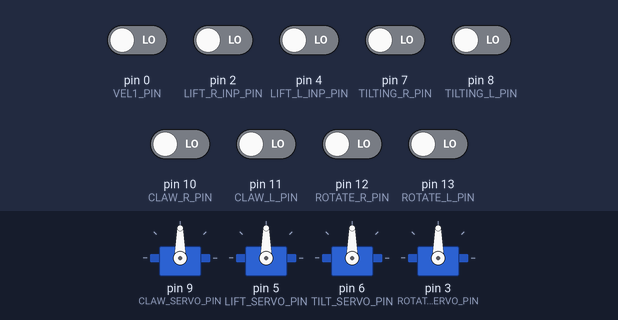
The sketch below on a simulated Arduino Uno, built with avr-gcc and run on an emulated ATmega328P. Parts: 4 × servo. The test bench sets the inputs (shaded band); at power-on: pin 0 (VEL1_PIN), pin 2 (LIFT_R_INP_PIN), pin 4 (LIFT_L_INP_PIN), pin 7 (TILTING_R_PIN), pin 8 (TILTING_L_PIN), pin 10 (CLAW_R_PIN), pin 11 (CLAW_L_PIN), pin 12 (ROTATE_R_PIN), pin 13 (ROTATE_L_PIN) LOW.

Above: at 1.2 s.
1.3 s: pin 2 (LIFT_R_INP_PIN) driven HIGH
At 1.76 s:
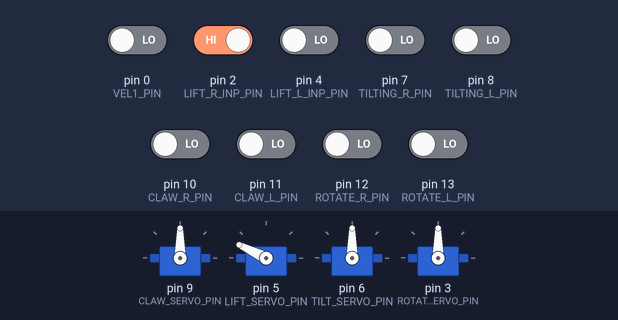
At 2.3 s:
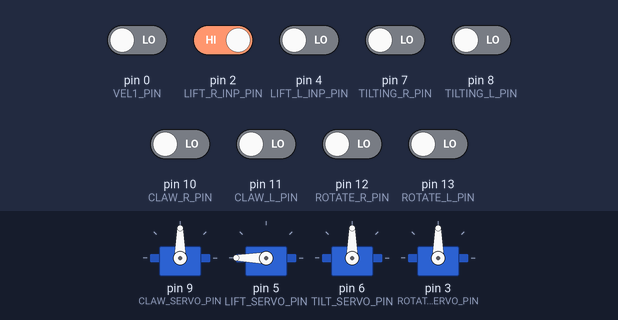
4.3 s: pin 0 (VEL1_PIN) driven HIGH
7.3 s: pin 7 (TILTING_R_PIN) driven HIGH
10.3 s: pin 4 (LIFT_L_INP_PIN) driven HIGH
At 10.63 s:
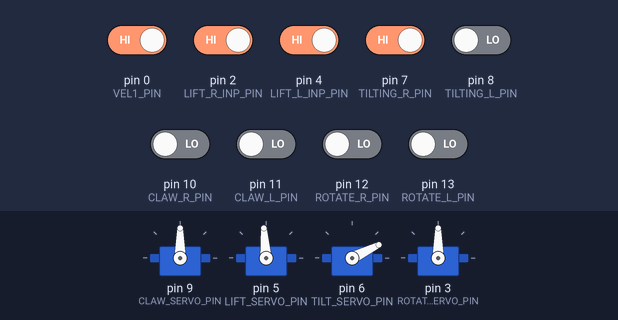
13.3 s: pin 10 (CLAW_R_PIN) driven HIGH
16.3 s: pin 8 (TILTING_L_PIN) driven HIGH
At 20.1 s:
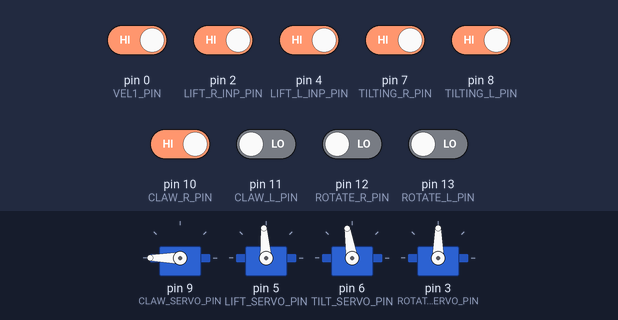
Timing chart, 0 to 20.3 s (numbered marks = the images above; inputs shaded):
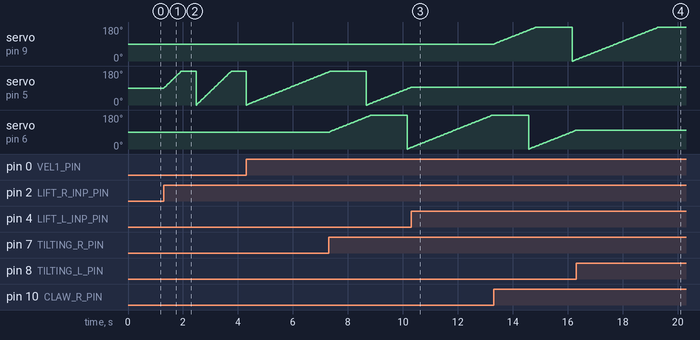

Measured:
- after the input at 1.3 s, servo on pin 5 (LIFT_SERVO_PIN): ramps from 0° to 180° and jumps back, once every 1.8 s
- after the input at 10.3 s, servo on pin 5 (LIFT_SERVO_PIN): stops changing and stays 94°
- after the input at 16.3 s, servo on pin 6 (TILT_SERVO_PIN): goes on until 16.3 s, then stays 99°

The sketch:

armController.ino
```cpp
#include <Servo.h>
#include "settings.h"

Servo claw_servo;
Servo lift_servo;
Servo tilt_servo;
Servo rotation_servo;

uint8_t claw_position = INITIAL_POSITION;
uint8_t tilt_position = INITIAL_POSITION;
uint8_t rotation_position = INITIAL_POSITION;
uint8_t lift_position = INITIAL_POSITION;

void claw(uint8_t i) { //1 or -1
  if ((i-1) >= 45 or (i+1) <= 120){
    claw_position += i;
    claw_servo.write(claw_position);
  }
}

void tilt(uint8_t i) { //1 or -1
  if ((i-1) >= 25 or (i+1) <= 180){
    tilt_position += i;
    tilt_servo.write(tilt_position);
  }
}

void rotate(uint8_t i) { //1 or -1
  if ((i-1) >= 1 or (i+1) <= 180){
    rotation_position += i;
    rotation_servo.write(rotation_position);
  }
}

void lift(uint8_t i) { //1 or -1
  if ((i-1) >= 1 or (i+1) <= 135){
    lift_position += i;
    lift_servo.write(lift_position);
  }
}


void setup() {

  pinMode(VEL1_PIN, INPUT);
  pinMode(VEL2_PIN, INPUT);
  pinMode(LIFT_R_INP_PIN, INPUT);
  pinMode(LIFT_L_INP_PIN, INPUT);
  pinMode(TILTING_R_PIN, INPUT);
  pinMode(TILTING_R_PIN, INPUT);
  pinMode(CLAW_R_PIN, INPUT);
  pinMode(CLAW_L_PIN, INPUT);
  pinMode(ROTATE_R_PIN, INPUT);
  pinMode(ROTATE_L_PIN, INPUT);

  claw_servo.attach(CLAW_SERVO_PIN);
  lift_servo.attach(LIFT_SERVO_PIN);
  tilt_servo.attach(TILT_SERVO_PIN);
  rotation_servo.attach(ROTATE_SERVO_PIN);

  claw_servo.write(INITIAL_POSITION);
  lift_servo.write(INITIAL_POSITION);
  tilt_servo.write(INITIAL_POSITION);
  rotation_servo.write(INITIAL_POSITION);

}
void loop(){

  if (digitalRead(LIFT_R_INP_PIN)) {
    lift(1);
  }
  if (digitalRead(LIFT_L_INP_PIN)) {
    lift(-1);
  }
  if (digitalRead(TILTING_R_PIN)) {
    tilt(1);
  }
  if (digitalRead(TILTING_L_PIN)) {
    tilt(-1);
  }
  if (digitalRead(CLAW_R_PIN)) {
    claw(1);
  }
  if (digitalRead(CLAW_L_PIN)) {
    claw(-1);
  }
  if (digitalRead(ROTATE_R_PIN)) {
    rotate(1);
  }
  if (digitalRead(ROTATE_L_PIN)) {
    rotate(-1);
  }

  delay(digitalRead(VEL1_PIN) ? 17 : 7);

}
```

settings.h
```cpp
#ifndef SETTINGS_H
#define SETTINGS_H

//defining servos pins
#define CLAW_SERVO_PIN 9
#define ROTATE_SERVO_PIN 3
#define LIFT_SERVO_PIN 5
#define TILT_SERVO_PIN 6

//defining input pins
#define VEL1_PIN 0
#define VEL2_PIN 1

#define LIFT_R_INP_PIN 2
#define LIFT_L_INP_PIN 4

#define TILTING_R_PIN 7
#define TILTING_L_PIN 8

#define CLAW_R_PIN 10
#define CLAW_L_PIN 11

#define ROTATE_R_PIN 12
#define ROTATE_L_PIN 13

//defining initial position
#define INITIAL_POSITION 90


#endif
```
